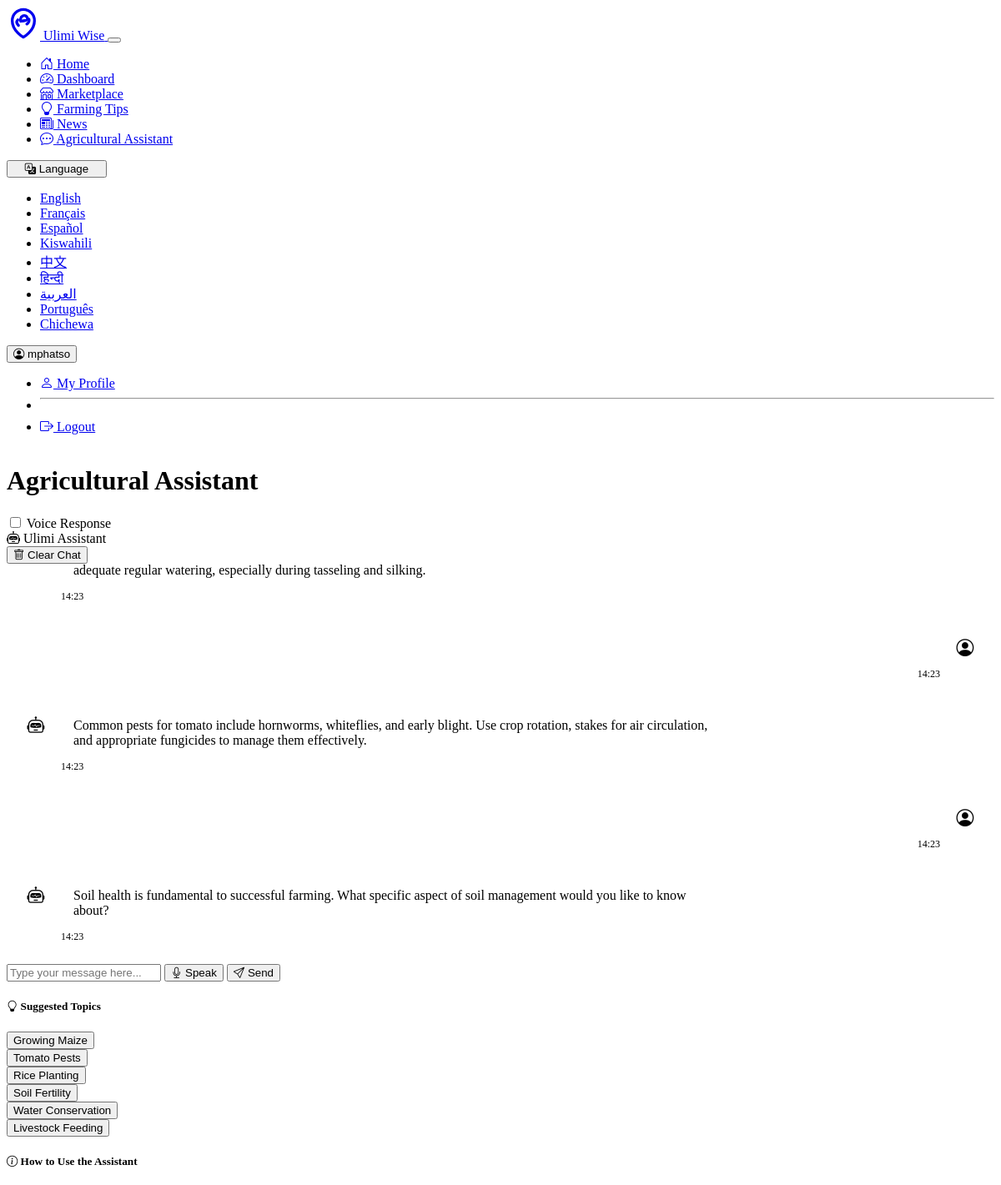
The page /chatbot (signed in, upper part) on the database as committed earlier.
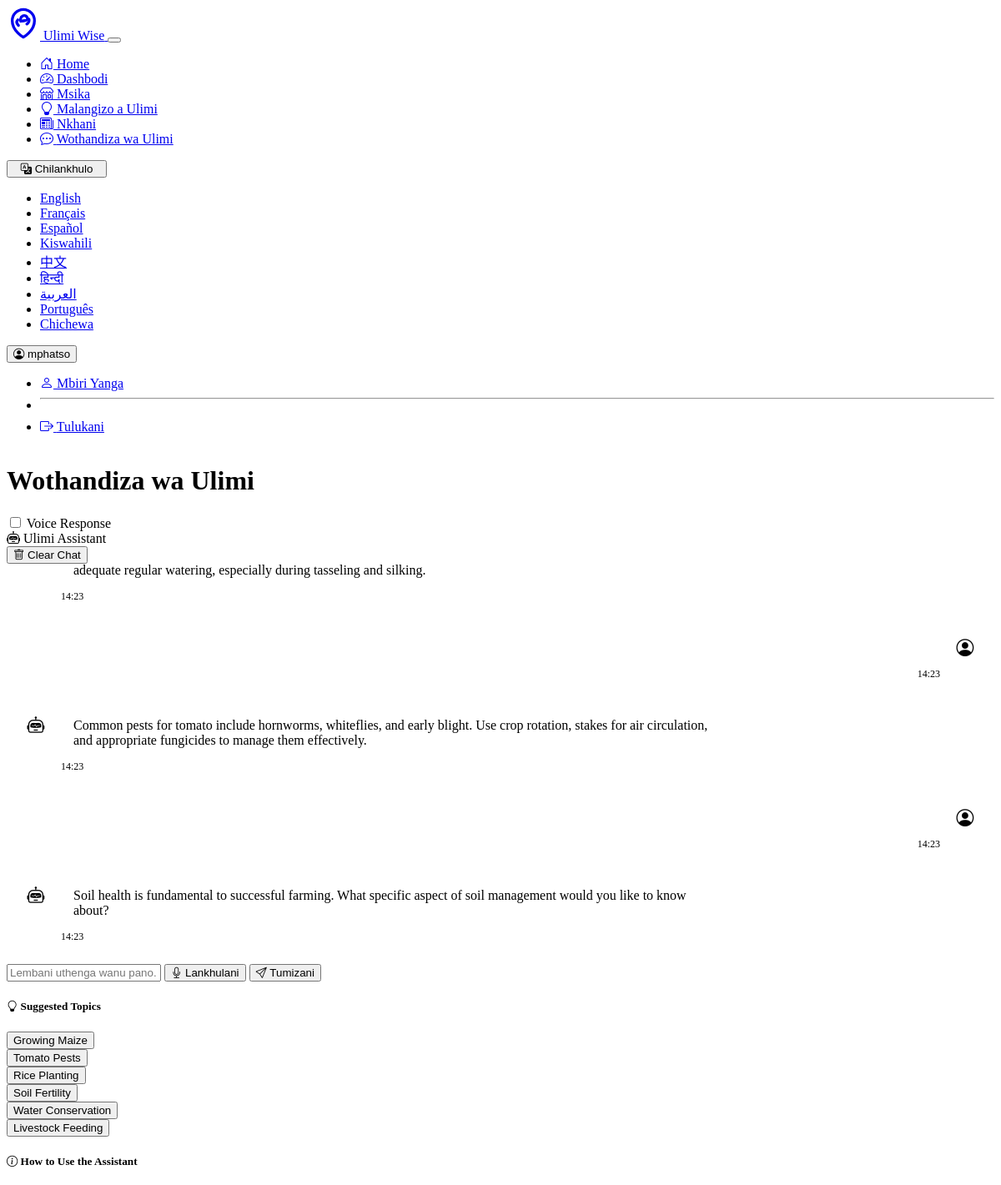
The same page on the database as committed later.
### models.py (models this page shows, shortened)
class User(UserMixin, db.Model):
    id = db.Column(db.Integer, primary_key=True)
    username = db.Column(db.String(64), unique=True, nullable=False)
    email = db.Column(db.String(120), unique=True, nullable=False)
    password_hash = db.Column(db.String(256), nullable=False)
    preferred_language = db.Column(db.String(10), default='en')
    location = db.Column(db.String(200))
    farm_type = db.Column(db.String(100))
    created_at = db.Column(db.DateTime, default=datetime.utcnow)
    products = db.relationship('Product', backref='seller', lazy=True)

### routes.py (the view)
@app.route('/chatbot')
def chatbot_page():
    lang = session.get('language', 'en')
    if current_user.is_authenticated:
        lang = current_user.preferred_language or lang
    chat_history = []
    if current_user.is_authenticated:
        chat_history = ChatHistory.query.filter_by(user_id=current_user.id).order_by(ChatHistory.created_at.desc()).limit(10).all()
        chat_history.reverse()  # Show oldest messages first
    return render_template('chatbot.html',
                          lang=lang,
                          chat_history=chat_history,
                          title=get_translation("Agricultural Assistant", lang))

### app.py (called while the page is built)
@app.template_filter('translate')
def translate_filter(text, lang='en'):
    return get_translation(text, lang)

@app.context_processor
def inject_globals():
    from datetime import datetime
    now = datetime.now()
    return {
        'current_year': now.year,
        'current_time': now.strftime('%H:%M'),
        'get_available_languages': get_available_languages
    }

@login_manager.user_loader
def load_user(user_id):
    from models import User
    return User.query.get(int(user_id))

### translations.py (called while the page is built)
def get_translation(text, lang_code='en'):
    if not translations:
        load_translations()
    if lang_code not in LANGUAGES:
        lang_code = 'en'
    if lang_code in translations and text in translations[lang_code]:
        return translations[lang_code][text]
    else:
        return text

def get_available_languages():
    return LANGUAGES

### templates/chatbot.html (shortened to what the changed rows need)
{% extends "base.html" %}
{% block content %}
<div class="container">
    <div class="row">
        <div class="col-lg-8 mx-auto">
            <div class="d-flex justify-content-between align-items-center mb-4">
                <h1>{{ 'Agricultural Assistant' | translate(lang) }}</h1>
                <div class="form-check form-switch">
                    <input class="form-check-input" type="checkbox" id="voiceResponseToggle" checked>
                    <label class="form-check-label" for="voiceResponseToggle">{{ 'Voice Response' | translate(lang) }}</label>
                </div>
            </div>
            <div class="card shadow-sm mb-4">
                <div class="card-header bg-primary text-white">
                    <div class="d-flex justify-content-between align-items-center">
                        <div><i class="bi bi-robot me-2"></i> {{ 'Ulimi Assistant' | translate(lang) }}</div>
                        <button class="btn btn-sm btn-outline-light" onclick="clearChat()">
                            <i class="bi bi-trash"></i> {{ 'Clear Chat' | translate(lang) }}
                        </button>
                    </div>
                </div>
                <div class="card-footer bg-light">
                    <form id="chatForm" class="d-flex">
                        <input type="text" id="messageInput" class="form-control me-2"
                               placeholder="{{ 'Type your message here...' | translate(lang) }}" required>
                        <button type="button" id="voiceInputBtn" class="btn btn-outline-secondary me-2">
                            <i class="bi bi-mic"></i> {{ 'Speak' | translate(lang) }}
                        </button>
                        <button type="submit" class="btn btn-primary">
                            <i class="bi bi-send"></i> {{ 'Send' | translate(lang) }}
                        </button>
                    </form>
                </div>
            </div>
            <div class="card shadow-sm mb-4">
                <div class="card-header">
                    <h5 class="mb-0"><i class="bi bi-lightbulb"></i> {{ 'Suggested Topics' | translate(lang) }}</h5>
                </div>
                <div class="card-body">
                    <div class="row g-2">
                        <div class="col-md-4">
                            <button class="btn btn-outline-success w-100 topic-btn" data-topic="How do I grow maize?">
                                {{ 'Growing Maize' | translate(lang) }}
                            </button>
                        </div>
                        <div class="col-md-4">
                            <button class="btn btn-outline-success w-100 topic-btn" data-topic="What are common pests for tomatoes?">
                                {{ 'Tomato Pests' | translate(lang) }}
                            </button>
                        </div>
                        <div class="col-md-4">
                            <button class="btn btn-outline-success w-100 topic-btn" data-topic="Best time to plant rice">
                                {{ 'Rice Planting' | translate(lang) }}
                            </button>
                        </div>
                        <div class="col-md-4">
                            <button class="btn btn-outline-success w-100 topic-btn" data-topic="How to improve soil fertility">
                                {{ 'Soil Fertility' | translate(lang) }}
                            </button>
                        </div>
                        <div class="col-md-4">
                            <button class="btn btn-outline-success w-100 topic-btn" data-topic="Water conservation methods">
                                {{ 'Water Conservation' | translate(lang) }}
                            </button>
                        </div>
                        <div class="col-md-4">
                            <button class="btn btn-outline-success w-100 topic-btn" data-topic="Livestock feeding recommendations">
                                {{ 'Livestock Feeding' | translate(lang) }}
                            </button>
                        </div>
                    </div>
                </div>
            </div>
            <div class="card shadow-sm mb-4">
                <div class="card-header">
                    <h5 class="mb-0"><i class="bi bi-info-circle"></i> {{ 'How to Use the Assistant' | translate(lang) }}</h5>
                </div>
            </div>
        </div>
    </div>
</div>
{% endblock %}

### templates/base.html (shortened to what the changed rows need)
<!DOCTYPE html>
<html lang="{{ lang }}">
<head>
    <link rel="stylesheet" href="https://cdn.replit.com/agent/bootstrap-agent-dark-theme.min.css">
    <link rel="stylesheet" href="https://cdn.jsdelivr.net/npm/bootstrap-icons@1.10.5/font/bootstrap-icons.css">
    <link rel="stylesheet" href="{{ url_for('static', filename='css/custom.css') }}">
</head>
<body data-bs-theme="dark">
    <nav class="navbar navbar-expand-lg navbar-dark bg-dark">
        <div class="container">
            <div class="collapse navbar-collapse" id="navbarNav">
                <ul class="navbar-nav me-auto">
                    <li class="nav-item">
                        <a class="nav-link {% if request.path == url_for('index') %}active{% endif %}" href="{{ url_for('index') }}">
                            <i class="bi bi-house-door"></i> {{ 'Home' | translate(lang) }}
                        </a>
                    </li>
                    {% if current_user.is_authenticated %}
                    <li class="nav-item">
                        <a class="nav-link {% if request.path == url_for('dashboard') %}active{% endif %}" href="{{ url_for('dashboard') }}">
                            <i class="bi bi-speedometer2"></i> {{ 'Dashboard' | translate(lang) }}
                        </a>
                    </li>
                    {% endif %}
                    <li class="nav-item">
                        <a class="nav-link {% if request.path == url_for('marketplace') %}active{% endif %}" href="{{ url_for('marketplace') }}">
                            <i class="bi bi-shop"></i> {{ 'Marketplace' | translate(lang) }}
                        </a>
                    </li>
                    <li class="nav-item">
                        <a class="nav-link {% if request.path == url_for('tips') %}active{% endif %}" href="{{ url_for('tips') }}">
                            <i class="bi bi-lightbulb"></i> {{ 'Farming Tips' | translate(lang) }}
                        </a>
                    </li>
                    <li class="nav-item">
                        <a class="nav-link {% if request.path == url_for('news') %}active{% endif %}" href="{{ url_for('news') }}">
                            <i class="bi bi-newspaper"></i> {{ 'News' | translate(lang) }}
                        </a>
                    </li>
                    <li class="nav-item">
                        <a class="nav-link {% if request.path == url_for('chatbot_page') %}active{% endif %}" href="{{ url_for('chatbot_page') }}">
                            <i class="bi bi-chat-dots"></i> {{ 'Agricultural Assistant' | translate(lang) }}
                        </a>
                    </li>
                </ul>
                <div class="d-flex">
                    <div class="dropdown me-2">
                        <button class="btn btn-outline-secondary dropdown-toggle language-selector" type="button" id="languageDropdown" data-bs-toggle="dropdown" aria-expanded="false">
                            <i class="bi bi-translate"></i> {{ 'Language' | translate(lang) }}
                        </button>
                        <ul class="dropdown-menu dropdown-menu-end" aria-labelledby="languageDropdown">
                            {% for code, name in get_available_languages().items() %}
                            <li>
                            </li>
                            {% endfor %}
                        </ul>
                    </div>
                    <div class="dropdown">
                        {% if current_user.is_authenticated %}
                        <button class="btn btn-outline-primary dropdown-toggle" type="button" id="userDropdown" data-bs-toggle="dropdown" aria-expanded="false">
                            <i class="bi bi-person-circle"></i> {{ current_user.username }}
                        </button>
                        <ul class="dropdown-menu dropdown-menu-end" aria-labelledby="userDropdown">
                            <li>
                                <a class="dropdown-item" href="{{ url_for('profile') }}">
                                    <i class="bi bi-person"></i> {{ 'My Profile' | translate(lang) }}
                                </a>
                            </li>
                            <li><hr class="dropdown-divider"></li>
                            <li>
                                <a class="dropdown-item" href="{{ url_for('logout') }}">
                                    <i class="bi bi-box-arrow-right"></i> {{ 'Logout' | translate(lang) }}
                                </a>
                            </li>
                        </ul>
                        {% endif %}
                    </div>
                </div>
            </div>
        </div>
    </nav>
    <main class="container py-4">
        {% block content %}{% endblock %}
    </main>
</body>
</html>

Rows that differ between the two databases and show on the page:
changed User "Home": preferred_language "Dashboard" → "Dashbodi"; preferred_language "Marketplace" → "Msika"; preferred_language "Farming Tips" → "Malangizo a Ulimi"; preferred_language "News" → "Nkhani"; preferred_language "Agricultural Assistant" → "Wothandiza wa Ulimi"; preferred_language "Language" → "Chilankhulo"; preferred_language "My Profile" → "Mbiri Yanga"; preferred_language "Logout" → "Tulukani"; preferred_language "Type your message here..." → "Lembani uthenga wanu pano..."; preferred_language "Speak" → "Lankhulani"; preferred_language "Send" → "Tumizani"
